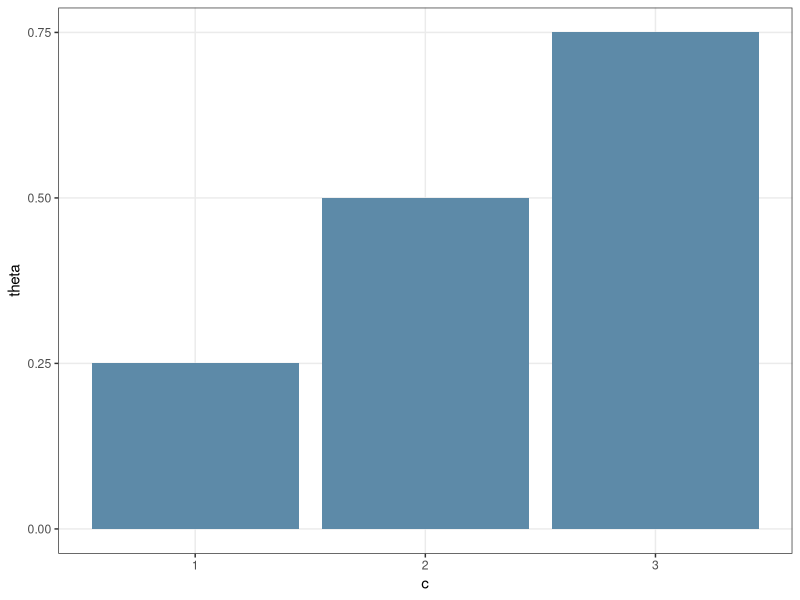

The R source for this figure:
## ---- chunk 1
knitr::opts_chunk$set(echo = TRUE, cache =TRUE)
library(tidyverse)

theme_color = "#5D8AA8"
## ---- chunk 2
tibble(
  c = 1:3,
  theta = c(0.25, 0.50, 0.75)
) %>%
  ggplot() +
  geom_col(
    aes(c, theta),
    fill = theme_color
  ) +
  scale_x_continuous(breaks = 1:3,
                     minor_breaks = NULL) +
  scale_y_continuous(breaks = seq(0, 1, 0.25),
                     minor_breaks = NULL) +
  theme_bw()
  
